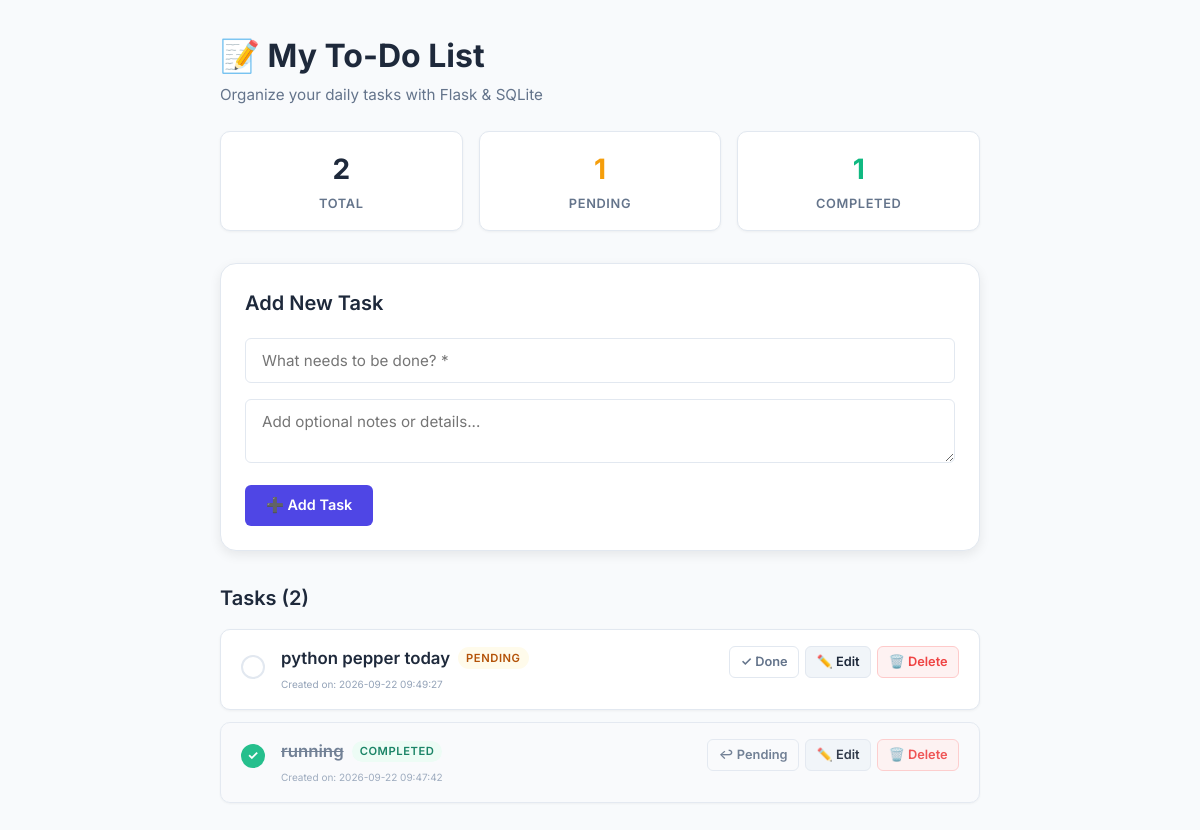
Before: / with the older database file.
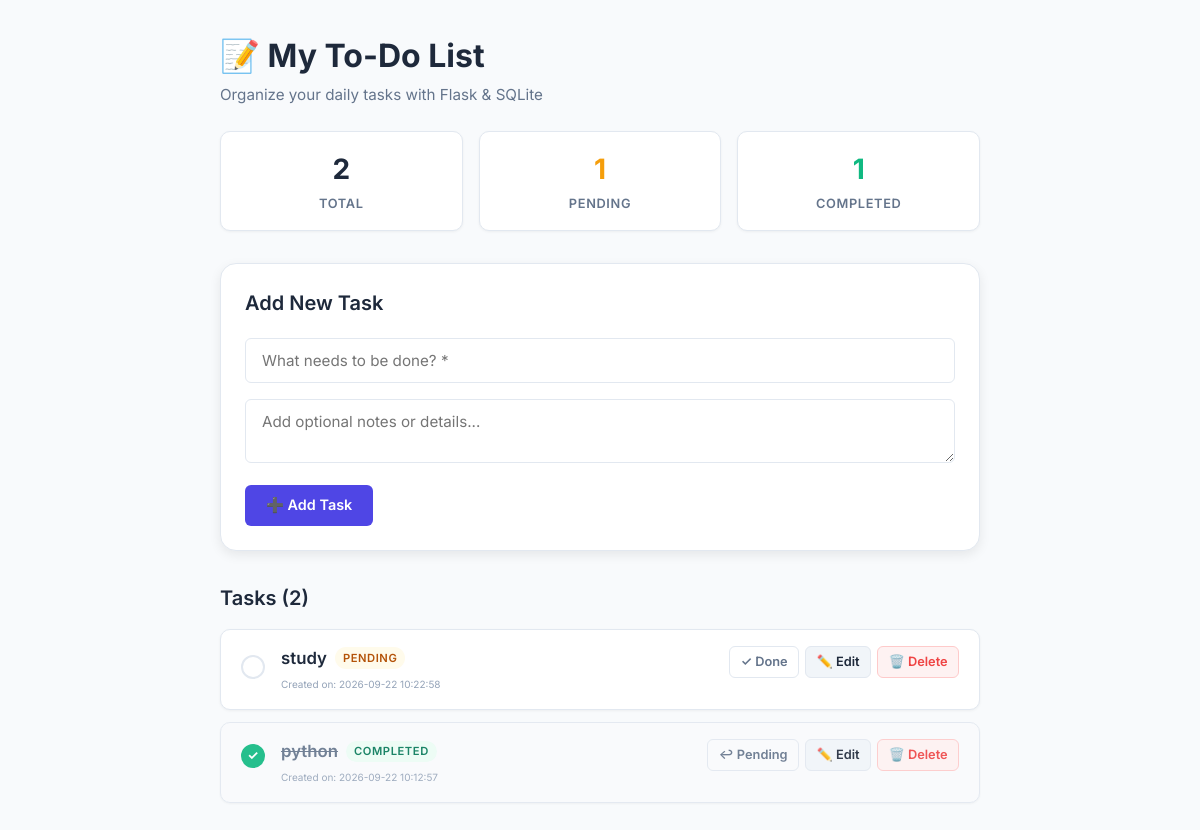
After: the same page with the newer database file.
### tables this page shows
CREATE TABLE todos (
                id INTEGER PRIMARY KEY AUTOINCREMENT,
                title TEXT NOT NULL,
                description TEXT,
                completed INTEGER NOT NULL DEFAULT 0,
                created_at TIMESTAMP DEFAULT CURRENT_TIMESTAMP
            );

### app.py (the view)
@app.route('/')
def index():
    conn = get_db_connection()
    todos = conn.execute('SELECT * FROM todos ORDER BY id DESC').fetchall()
    total = len(todos)
    completed = sum(1 for todo in todos if todo['completed'] == 1)
    pending = total - completed
    conn.close()
    return render_template('index.html', todos=todos, total=total, completed=completed, pending=pending)

### app.py (called while the page is built)
def get_db_connection():
    conn = sqlite3.connect(DATABASE)
    conn.row_factory = sqlite3.Row
    return conn

### templates/index.html (shortened to what this page needs)
{% extends 'base.html' %}
{% block content %}
<header class="app-header">
    <div class="header-title">
        <h1>📝 My To-Do List</h1>
        <p class="subtitle">Organize your daily tasks with Flask & SQLite</p>
    </div>
    <div class="stats-grid">
        <div class="stat-card">
            <span class="stat-number">{{ total }}</span>
            <span class="stat-label">Total</span>
        </div>
        <div class="stat-card stat-pending">
            <span class="stat-number">{{ pending }}</span>
            <span class="stat-label">Pending</span>
        </div>
        <div class="stat-card stat-completed">
            <span class="stat-number">{{ completed }}</span>
            <span class="stat-label">Completed</span>
        </div>
    </div>
</header>
<section class="card form-card">
    <h2>Add New Task</h2>
    <form action="{{ url_for('add') }}" method="POST" class="todo-form">
        <div class="form-group">
            <input
                type="text"
                name="title"
                placeholder="What needs to be done? *"
                required
                autocomplete="off"
                class="form-control"
            >
        </div>
        <div class="form-group">
            <textarea
                name="description"
                placeholder="Add optional notes or details..."
                rows="2"
                class="form-control"
            ></textarea>
        </div>
        <button type="submit" class="btn btn-primary">➕ Add Task</button>
    </form>
</section>
<section class="todo-list-section">
    <h2>Tasks ({{ total }})</h2>
    {% if todos %}
        <div class="todo-list">
            {% for todo in todos %}
                <div class="todo-item {% if todo.completed %}is-completed{% endif %}">
                    <div class="todo-status-col">
                        <a href="{{ url_for('toggle', id=todo.id) }}" class="toggle-checkbox" title="Toggle Status">
                            {% if todo.completed %}
                                <span class="check-icon">✓</span>
                            {% else %}
                                <span class="uncheck-icon"></span>
                            {% endif %}
                        </a>
                    </div>
                    <div class="todo-content">
                        <div class="todo-title-row">
                            <h3 class="todo-title">{{ todo.title }}</h3>
                            <span class="badge {% if todo.completed %}badge-completed{% else %}badge-pending{% endif %}">
                                {% if todo.completed %}Completed{% else %}Pending{% endif %}
                            </span>
                        </div>
                        <div class="todo-meta">
                            <small>Created on: {{ todo.created_at }}</small>
                        </div>
                    </div>
                    <div class="todo-actions">
                        <a href="{{ url_for('toggle', id=todo.id) }}" class="btn btn-sm btn-outline" title="Toggle Complete">
                            {% if todo.completed %}↩ Pending{% else %}✓ Done{% endif %}
                        </a>
                        <a href="{{ url_for('edit', id=todo.id) }}" class="btn btn-sm btn-secondary" title="Edit Task">
                            ✏️ Edit
                        </a>
                        <a href="{{ url_for('delete', id=todo.id) }}" class="btn btn-sm btn-danger" onclick="return confirm('Delete this task?');" title="Delete Task">
                            🗑️ Delete
                        </a>
                    </div>
                </div>
            {% endfor %}
        </div>
    {% else %}
        <div class="empty-state card">
            <div class="empty-icon">🎉</div>
            <h3>No tasks yet!</h3>
            <p>Add your first task above to get started.</p>
        </div>
    {% endif %}
</section>
{% endblock %}

### templates/base.html (shortened to what this page needs)
<!DOCTYPE html>
<html lang="en">
<head>
    <link rel="stylesheet" href="{{ url_for('static', filename='style.css') }}">
</head>
<body>
    <div class="app-container">
        {% block content %}{% endblock %}
    </div>
</body>
</html>

Changed rows visible on the page:
removed todos: title "python pepper today", completed "PENDING", created_at "2026-09-22 09:49:27"
removed todos: title "running", completed "COMPLETED", created_at "2026-09-22 09:47:42"
added todos: title "study", completed "PENDING", created_at "2026-09-22 10:22:58"
added todos: title "python", completed "COMPLETED", created_at "2026-09-22 10:12:57"
